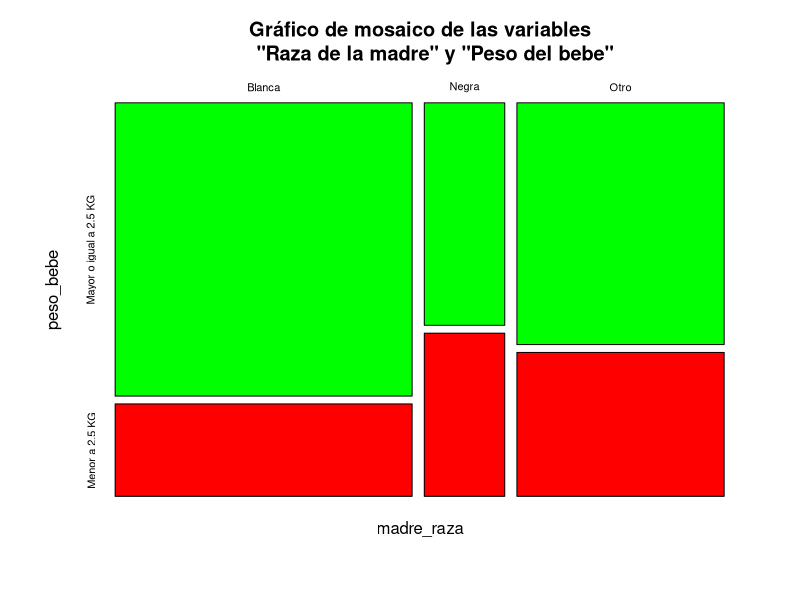
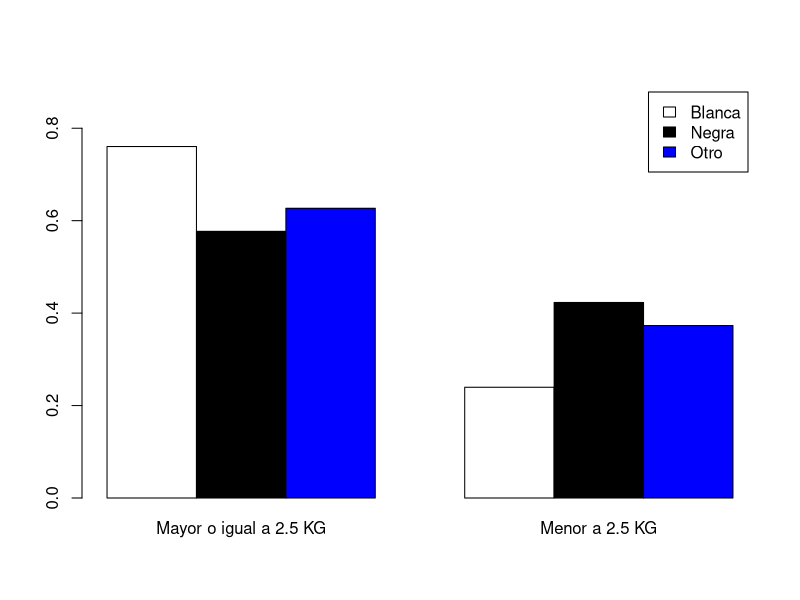
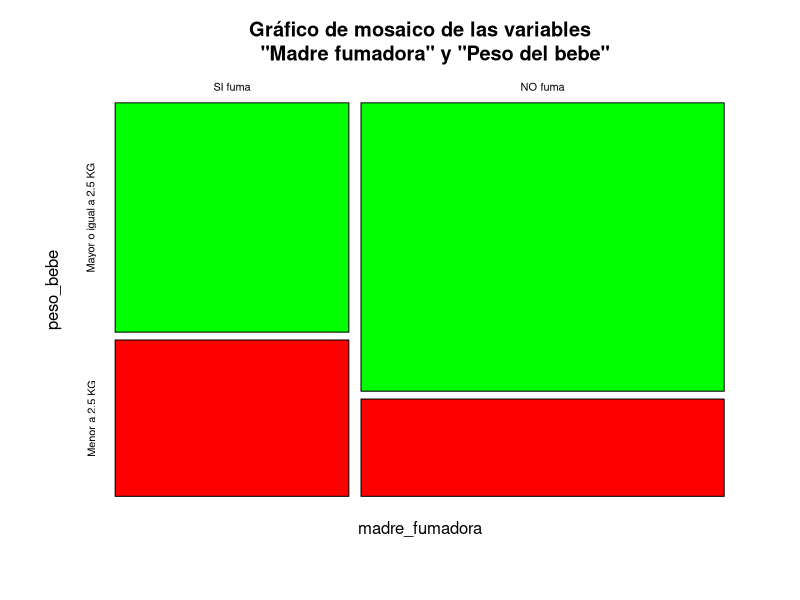
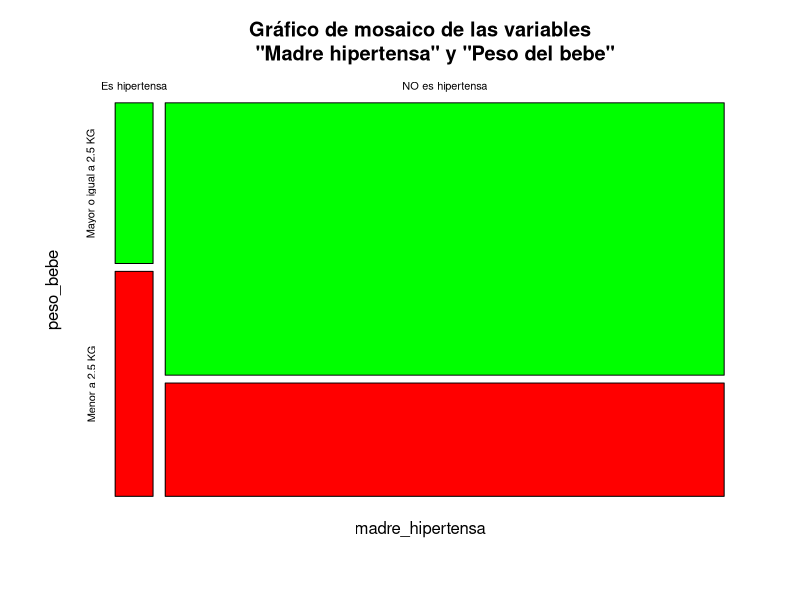
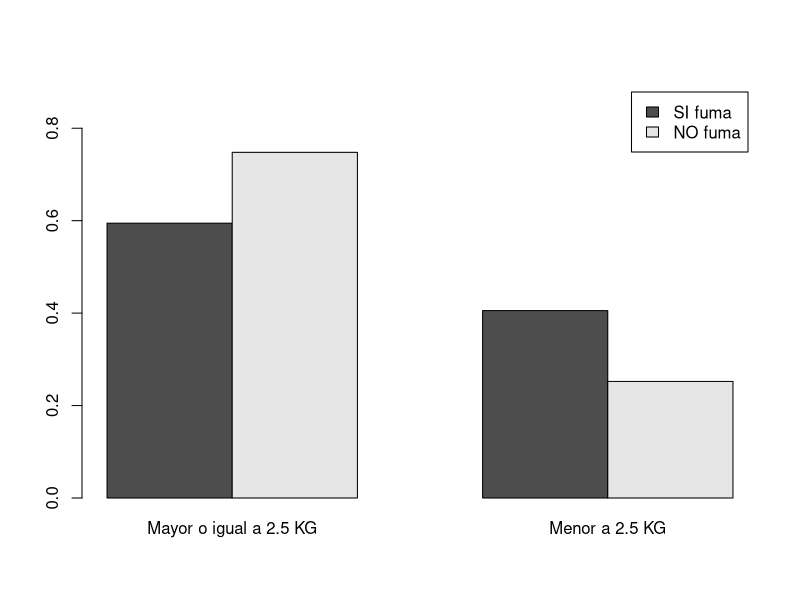
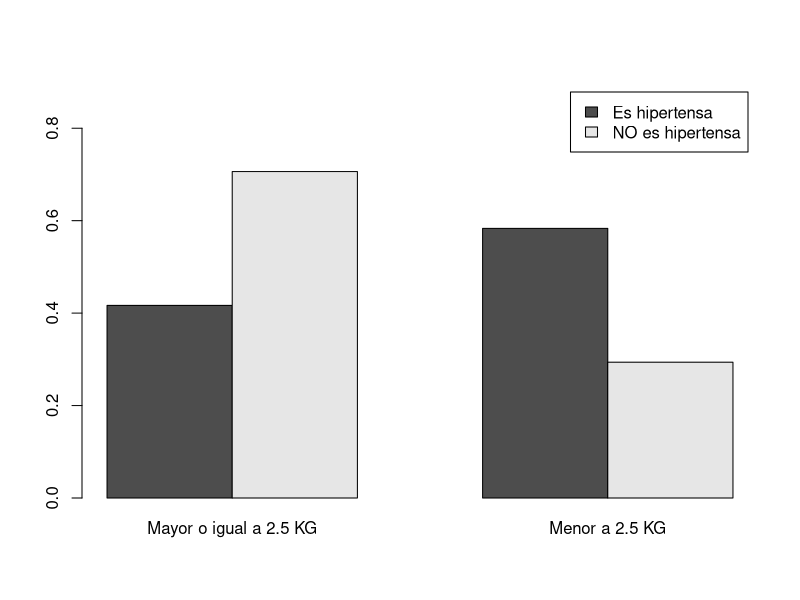
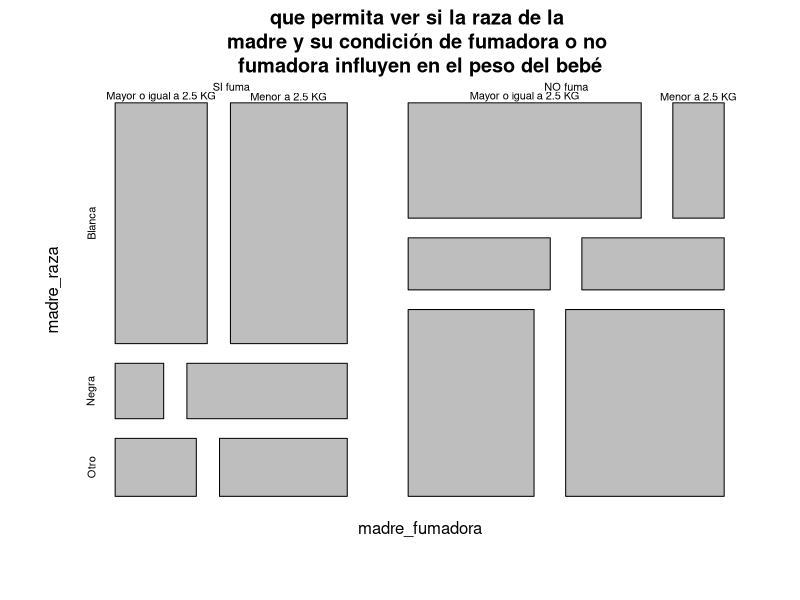

Here is the R script that generated these plots, in order:
## ---- chunk 1
library(MASS)

## ---- chunk 2

df_bebes = birthwt

str(df_bebes)

head(df_bebes)

## ---- chunk 3

df_bebes$bwt[df_bebes$bwt < 2500] = 0
df_bebes$bwt[df_bebes$bwt >= 2500] = 1

madre_raza = as.factor(df_bebes$race)
madre_raza = factor(madre_raza, levels = c(1,2,3), labels = c("Blanca","Negra","Otro"))

peso_bebe = as.factor(df_bebes$bwt)
peso_bebe = factor(peso_bebe, levels = c(1,0), labels = c("Mayor o igual a 2.5 KG","Menor a 2.5 KG"))

prop.table(table(madre_raza,peso_bebe),margin = 1)

#Aqui se puede ver que normalmente los bebes de madres blancas suelen nacer con un peso mayor a 2.5KG a difernecia de otras razas

## ---- chunk 4

plot(table(madre_raza,peso_bebe), main="Gráfico de mosaico de las variables
     \"Raza de la madre\" y \"Peso del bebe\"",col=c("green","red"))

## ---- chunk 5

barplot(prop.table(table(madre_raza,peso_bebe),margin = 1),beside=TRUE,legend.text = TRUE,col=c("white","black","blue"), ,ylim=c(0,0.90))


## ---- chunk 6

relacion_raza_peso = prop.table(table(madre_raza,peso_bebe),margin = 1)

diferencia_blanca_negra = round((relacion_raza_peso["Blanca","Mayor o igual a 2.5 KG"] - relacion_raza_peso["Negra","Mayor o igual a 2.5 KG"])*100,2)

diferencia_blanca_otro = round((relacion_raza_peso["Blanca","Mayor o igual a 2.5 KG"] - relacion_raza_peso["Otro","Mayor o igual a 2.5 KG"])*100,2)
  
## ---- chunk 7

df_bebes = birthwt

df_bebes$bwt[df_bebes$bwt < 2500] = 0
df_bebes$bwt[df_bebes$bwt >= 2500] = 1

madre_fumadora = as.factor(df_bebes$smoke)
madre_fumadora = factor(madre_fumadora, levels = c(1,0), labels = c("SI fuma","NO fuma"))

madre_hipertensa = as.factor(df_bebes$ht)
madre_hipertensa = factor(madre_hipertensa, levels = c(1,0), labels = c("Es hipertensa","NO es hipertensa"))

peso_bebe = as.factor(df_bebes$bwt)
peso_bebe = factor(peso_bebe, levels = c(1,0), labels = c("Mayor o igual a 2.5 KG","Menor a 2.5 KG"))

##Ejercicio 6.1 
prop.table(table(madre_fumadora,peso_bebe),margin = 1) #Relacion madre fumadora con peso del bebe
prop.table(table(madre_hipertensa,peso_bebe),margin = 1) #Relacion madre hipertensa con peso del bebe

#Aqui se puede ver que normalmente los bebes de madres blancas suelen nacer con un peso mayor a 2.5KG a difernecia de otras razas


## ---- chunk 8

##Ejercicio 6.2

plot(table(madre_fumadora,peso_bebe), main="Gráfico de mosaico de las variables
     \"Madre fumadora\" y \"Peso del bebe\"",col=c("green","red"))

plot(table(madre_hipertensa,peso_bebe), main="Gráfico de mosaico de las variables
     \"Madre hipertensa\" y \"Peso del bebe\"",col=c("green","red"))

## ---- chunk 9

##Ejercicio 6.3 

barplot(prop.table(table(madre_fumadora,peso_bebe),margin = 1),beside=TRUE,legend.text = TRUE, ylim=c(0,0.90))

barplot(prop.table(table(madre_hipertensa,peso_bebe),margin = 1),beside=TRUE,legend.text = TRUE, ylim=c(0,0.90))

## ---- chunk 10

##Ejercicio 6.4

relacion_raza_fuma = prop.table(table(madre_fumadora,peso_bebe),margin = 1)

diferencia_blanca_negra_fuma = round((relacion_raza_fuma["NO fuma","Mayor o igual a 2.5 KG"] - relacion_raza_fuma["SI fuma","Mayor o igual a 2.5 KG"])*100,2)


relacion_raza_hipertensa = prop.table(table(madre_hipertensa,peso_bebe),margin = 1)

diferencia_blanca_negra_hiper = round((relacion_raza_hipertensa["NO es hipertensa","Mayor o igual a 2.5 KG"] - relacion_raza_hipertensa["Es hipertensa","Mayor o igual a 2.5 KG"])*100,2)



## ---- chunk 11

ftable(prop.table(table(madre_fumadora,madre_raza,peso_bebe),margin = c(1,2))) #Se puede ver como las mas propensas a tener hijos menor a 2.5KG son las madres negras que fuman mientras las que son menos propensas, son las madres blancas que no fuman


## ---- chunk 12
plot(prop.table(table(madre_fumadora,madre_raza,peso_bebe),margin = 3), main="que permita ver si la raza de la \nmadre y su condición de fumadora o no \nfumadora influyen en el peso del bebé")
